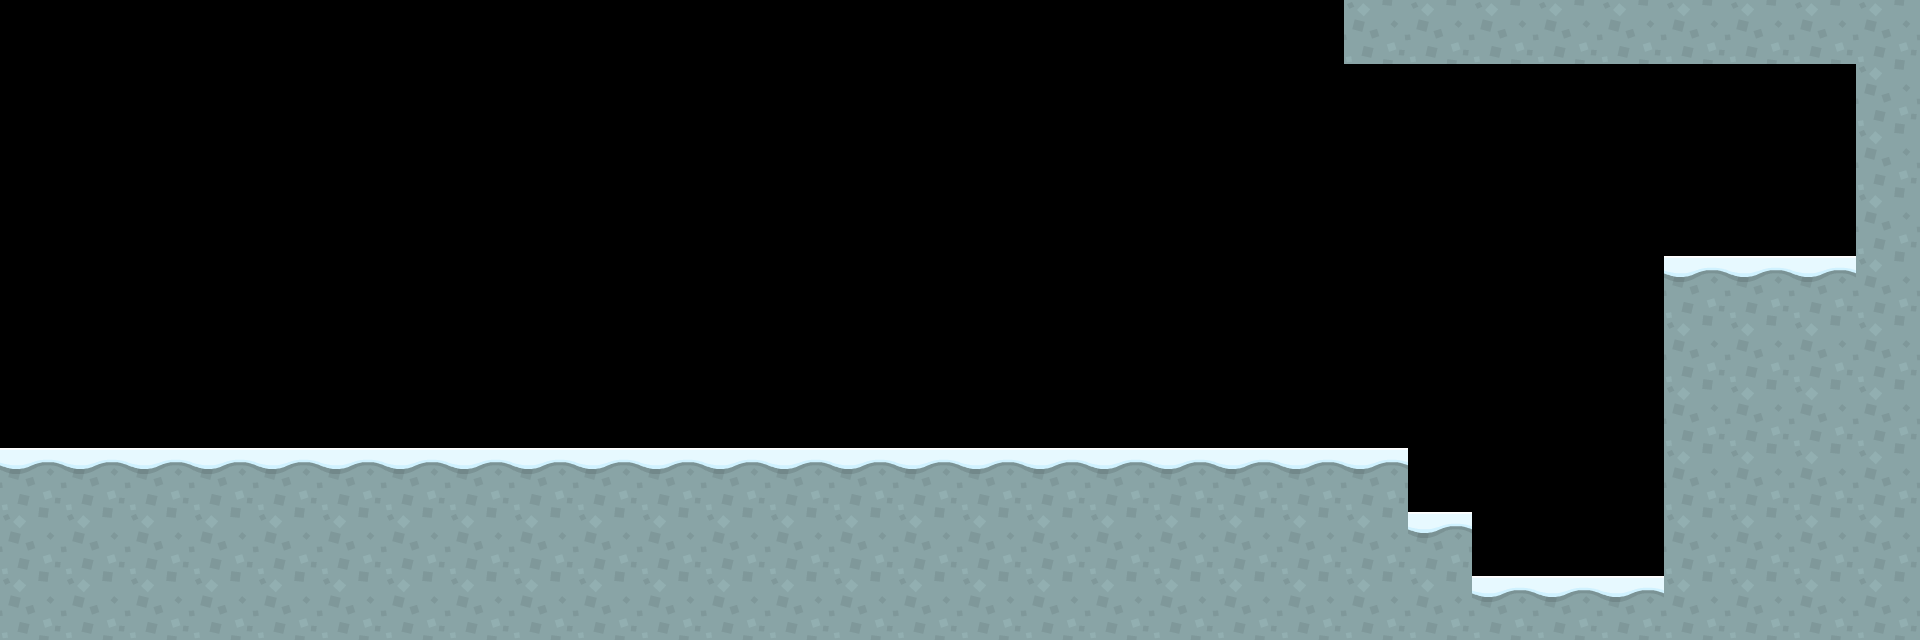

This game map was drawn from its Tiled (.tmx) file and the tilesets committed beside it. A one-line description and the trimmed map source follow:
An orthogonal 30x10 tile map with 64x64 px tiles, 1 tile layer (Platforms) and 15 objects.

<map version="1.8" tiledversion="1.8.4" orientation="orthogonal" renderorder="right-down" width="30" height="10" tilewidth="64" tileheight="64" infinite="0" nextlayerid="9" nextobjectid="39">
 <editorsettings>
  <export target="levelTry.json" format="json" />
 </editorsettings>
 <tileset firstgid="1" name="project_platformer" tilewidth="64" tileheight="64" tilecount="98" columns="14">
  <image source="../tilesets/platformPack_tilesheet.png" width="896" height="448" />
 </tileset>
 <layer id="1" name="Platforms" width="30" height="10">
  <data>[300 cells, 107 non-empty, 2 distinct tile ids]</data>
 </layer>
 <objectgroup id="8" name="Save">
  <object id="38" gid="37" x="64" y="448" width="64" height="64" />
 </objectgroup>
 <objectgroup id="6" name="Sol">
  <object id="26" x="0" y="448" width="1408" height="187.776" />
  <object id="27" x="1408" y="512" width="64" height="64" />
  <object id="28" x="1472" y="576" width="192" />
  <object id="29" x="1664" y="256" width="192" height="64" />
  <object id="30" x="1664" y="320" width="64" height="256" />
  <object id="31" x="1344" y="0" width="576" height="64" />
  <object id="33" x="1856" y="64" width="64" height="192" />
  <object id="37" x="1472" y="576" width="192" height="64" />
 </objectgroup>
 <objectgroup id="2" name="Ladder">
  <object id="14" gid="58" x="384" y="256" width="64" height="64" />
  <object id="15" gid="58" x="384" y="320" width="64" height="64" />
  <object id="16" gid="58" x="384" y="384" width="64" height="64" />
  <object id="17" gid="58" x="384" y="448" width="64" height="64" />
 </objectgroup>
 <objectgroup id="5" name="Enemy">
  <object id="34" gid="26" x="1152" y="448" width="64" height="64" />
 </objectgroup>
 <objectgroup id="7" name="Power">
  <object id="35" gid="36" x="960" y="448" width="64" height="64" />
 </objectgroup>
</map>
